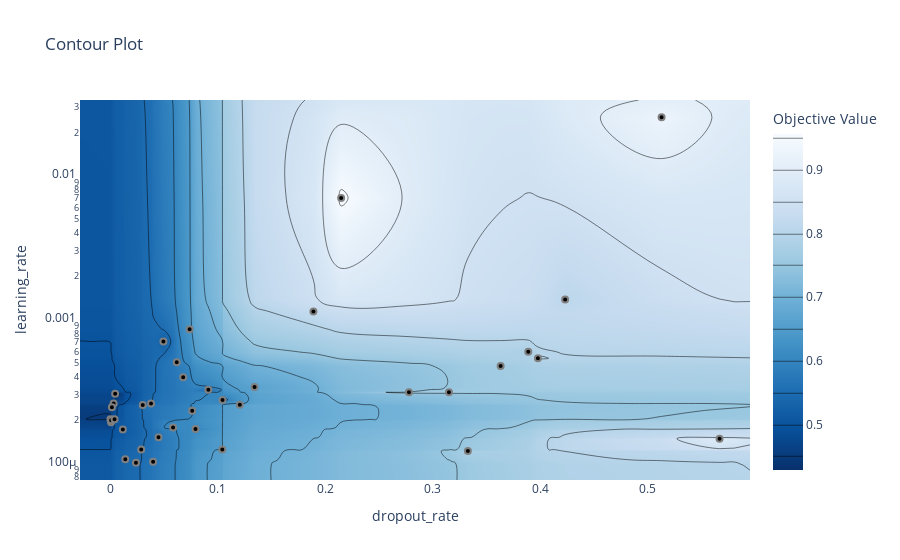

Notebook code for this chart:
### Code cell
# plot the estimated accuracy surface over hyperparameters:
fig = optuna.visualization.plot_contour(study_vis, params=['learning_rate', 'dropout_rate'])
fig.show()
